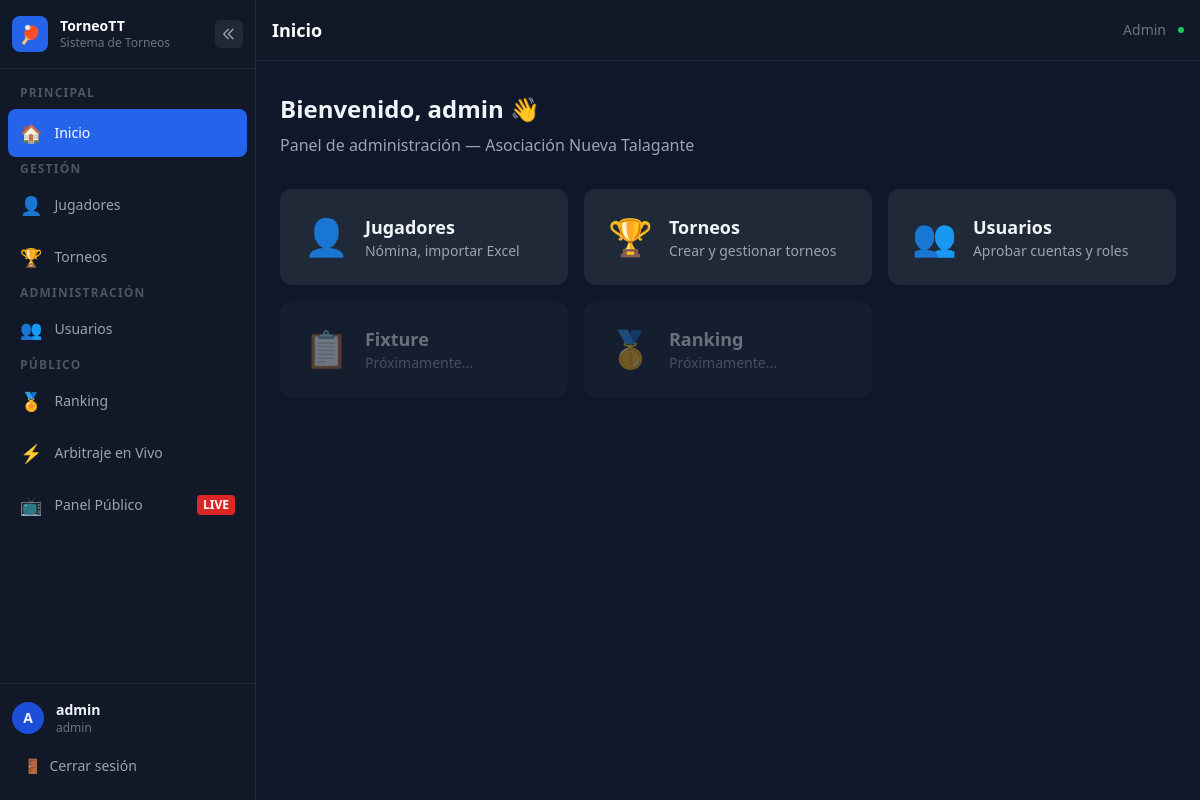
/dashboard (signed in), run on the app's committed database.
### app/models.py (models this page shows)
class Usuario(UserMixin, db.Model):
    id = db.Column(db.Integer, primary_key=True)
    username = db.Column(db.String(50), unique=True, nullable=False)
    password = db.Column(db.String(200), nullable=False)
    rol = db.Column(db.String(20), default='jugador')
    activo = db.Column(db.Boolean, default=False)
    aprobado = db.Column(db.Boolean, default=False)
    jugador_id = db.Column(db.Integer, db.ForeignKey('jugador.id'), nullable=True)
    creado = db.Column(db.DateTime, default=datetime.utcnow)
    jugador = db.relationship('Jugador', backref='usuario', foreign_keys=[jugador_id])

### app/routes.py (the view)
@main.route('/dashboard')
@login_required
def dashboard():
    return render_template('dashboard.html', usuario=current_user)

### app/__init__.py (called while the page is built)
@login_manager.user_loader
def load_user(user_id):
    return Usuario.query.get(int(user_id))

### app/templates/dashboard.html (shortened to what this page needs)
{% extends "base.html" %}
{% block page_title %}Inicio{% endblock %}
{% block content %}
<h2 class="text-2xl font-bold mb-2">Bienvenido, {{ usuario.username }} 👋</h2>
<p class="text-gray-400 mb-8">Panel de administración — Asociación Nueva Talagante</p>
<div class="grid grid-cols-1 md:grid-cols-2 lg:grid-cols-3 gap-4">
    {% if current_user.rol in ['admin', 'arbitro'] %}
    <a href="{{ url_for('main.jugadores') }}"
        class="bg-gray-800 hover:bg-gray-700 rounded-xl p-6 flex items-center gap-4 transition">
        <span class="text-4xl">👤</span>
        <div>
            <p class="font-bold text-lg">Jugadores</p>
            <p class="text-gray-400 text-sm">Nómina, importar Excel</p>
        </div>
    </a>
    <a href="{{ url_for('main.torneos') }}"
        class="bg-gray-800 hover:bg-gray-700 rounded-xl p-6 flex items-center gap-4 transition">
        <span class="text-4xl">🏆</span>
        <div>
            <p class="font-bold text-lg">Torneos</p>
            <p class="text-gray-400 text-sm">Crear y gestionar torneos</p>
        </div>
    </a>
    {% endif %}
    {% if current_user.rol == 'admin' %}
    <a href="{{ url_for('main.admin_usuarios') }}"
        class="bg-gray-800 hover:bg-gray-700 rounded-xl p-6 flex items-center gap-4 transition">
        <span class="text-4xl">👥</span>
        <div>
            <p class="font-bold text-lg">Usuarios</p>
            <p class="text-gray-400 text-sm">Aprobar cuentas y roles</p>
        </div>
    </a>
    {% endif %}
    <div class="bg-gray-800 rounded-xl p-6 flex items-center gap-4 opacity-40 cursor-not-allowed">
        <span class="text-4xl">📋</span>
        <div><p class="font-bold text-lg">Fixture</p><p class="text-gray-400 text-sm">Próximamente...</p></div>
    </div>
    <div class="bg-gray-800 rounded-xl p-6 flex items-center gap-4 opacity-40 cursor-not-allowed">
        <span class="text-4xl">🥇</span>
        <div><p class="font-bold text-lg">Ranking</p><p class="text-gray-400 text-sm">Próximamente...</p></div>
    </div>
</div>
{% endblock %}

### app/templates/base.html (shortened to what this page needs)
<!DOCTYPE html>
<html lang="es">
<head>
    <script src="https://cdn.tailwindcss.com"></script>
</head>
<body class="min-h-screen flex">
<aside id="sidebar" class="min-h-screen bg-gray-900 border-r border-gray-800 flex flex-col fixed left-0 top-0 z-50 overflow-hidden">
    <div class="px-3 py-4 border-b border-gray-800">
        <div class="logo-wrapper flex items-center gap-3">
            <div class="logo-icon w-9 h-9 bg-blue-600 rounded-lg flex items-center justify-center text-lg font-black flex-shrink-0">🏓</div>
            <div class="logo-text flex-1 min-w-0">
                <p class="font-black text-white text-sm leading-tight">TorneoTT</p>
                <p class="text-gray-500 text-xs">Sistema de Torneos</p>
            </div>
            <button id="toggle-btn" onclick="toggleSidebar()"
                class="hidden md:flex w-7 h-7 rounded-md bg-gray-800 hover:bg-gray-700 items-center justify-center text-gray-400 hover:text-white flex-shrink-0 transition">
                <svg id="toggle-icon" xmlns="http://www.w3.org/2000/svg" class="w-4 h-4" fill="none" viewBox="0 0 24 24" stroke="currentColor">
                    <path stroke-linecap="round" stroke-linejoin="round" stroke-width="2" d="M11 19l-7-7 7-7M18 19l-7-7 7-7"/>
                </svg>
            </button>
        </div>
    </div>
    <nav class="flex-1 px-2 py-4 space-y-1 overflow-y-auto overflow-x-hidden">
        <p class="sidebar-section-label text-gray-600 text-xs uppercase tracking-widest font-bold px-3 mb-2">Principal</p>
        <a href="{{ url_for('main.dashboard') }}" data-tooltip="Inicio"
            class="nav-link flex items-center gap-3 px-3 py-2.5 rounded-lg text-sm font-medium
            {% if request.endpoint == 'main.dashboard' %}nav-active{% else %}text-gray-400{% endif %}">
            <span class="text-lg flex-shrink-0">🏠</span>
            <span class="sidebar-label">Inicio</span>
        </a>
        <p class="sidebar-section-label text-gray-600 text-xs uppercase tracking-widest font-bold px-3 mt-4 mb-2">Gestión</p>
        <a href="{{ url_for('main.jugadores') }}" data-tooltip="Jugadores"
            class="nav-link flex items-center gap-3 px-3 py-2.5 rounded-lg text-sm font-medium
            {% if request.endpoint in ['main.jugadores','main.nuevo_jugador','main.editar_jugador','main.importar_jugadores'] %}nav-active{% else %}text-gray-400{% endif %}">
            <span class="text-lg flex-shrink-0">👤</span>
            <span class="sidebar-label">Jugadores</span>
        </a>
        <a href="{{ url_for('main.torneos') }}" data-tooltip="Torneos"
            class="nav-link flex items-center gap-3 px-3 py-2.5 rounded-lg text-sm font-medium
            {% if request.endpoint in ['main.torneos','main.nuevo_torneo','main.editar_torneo'] %}nav-active{% else %}text-gray-400{% endif %}">
            <span class="text-lg flex-shrink-0">🏆</span>
            <span class="sidebar-label">Torneos</span>
        </a>
        {% set torneo_id_url = request.view_args.get('torneo_id') if request.view_args else None %}
        <p class="sidebar-section-label text-gray-600 text-xs uppercase tracking-widest font-bold px-3 mt-4 mb-2">Administración</p>
        {% if current_user.is_authenticated and current_user.rol == 'admin' %}
        <a href="{{ url_for('main.admin_usuarios') }}" data-tooltip="Usuarios"
            class="nav-link flex items-center gap-3 px-3 py-2.5 rounded-lg text-sm font-medium
            {% if request.endpoint == 'main.admin_usuarios' %}nav-active{% else %}text-gray-400{% endif %}">
            <span class="text-lg flex-shrink-0">👥</span>
            <span class="sidebar-label">Usuarios</span>
        </a>
        {% endif %}
        <p class="sidebar-section-label text-gray-600 text-xs uppercase tracking-widest font-bold px-3 mt-4 mb-2">Público</p>
        <a href="{{ url_for('main.ranking') }}" target="_blank" data-tooltip="Ranking"
            class="nav-link flex items-center gap-3 px-3 py-2.5 rounded-lg text-sm font-medium
            {% if request.endpoint == 'main.ranking' %}nav-active{% else %}text-gray-400{% endif %}">
            <span class="text-lg flex-shrink-0">🏅</span>
            <span class="sidebar-label">Ranking</span>
        </a>
        <a href="{{ url_for('main.panel_publico') }}" target="_blank" data-tooltip="Arbitraje en Vivo"
            class="nav-link flex items-center gap-3 px-3 py-2.5 rounded-lg text-sm font-medium text-gray-400">
            <span class="text-lg flex-shrink-0">⚡</span>
            <span class="sidebar-label">Arbitraje en Vivo</span>
        </a>
        <a href="{{ url_for('main.panel_publico') }}" target="_blank" data-tooltip="Panel Público"
            class="nav-link flex items-center gap-3 px-3 py-2.5 rounded-lg text-sm font-medium text-gray-400">
            <span class="text-lg flex-shrink-0">📺</span>
            <span class="sidebar-label">Panel Público</span>
            <span class="live-badge ml-auto text-xs bg-red-600 text-white px-1.5 py-0.5 rounded font-bold animate-pulse">LIVE</span>
        </a>
    </nav>
    <div class="px-3 py-4 border-t border-gray-800">
        {% if current_user.is_authenticated %}
        <div class="user-wrapper flex items-center gap-3 mb-3">
            <div class="user-avatar w-8 h-8 bg-blue-700 rounded-full flex items-center justify-center text-sm font-bold flex-shrink-0">
                {{ current_user.username[0].upper() }}
            </div>
            <div class="user-info flex-1 min-w-0">
                <p class="text-sm font-semibold truncate">{{ current_user.username }}</p>
                <p class="text-xs text-gray-500">{{ current_user.rol }}</p>
            </div>
        </div>
        <a href="{{ url_for('auth.logout') }}"
            class="logout-btn w-full flex items-center gap-2 px-3 py-2 rounded-lg text-sm text-gray-400 hover:bg-gray-800 hover:text-white transition">
            <span>🚪</span>
            <span class="logout-label">Cerrar sesión</span>
        </a>
        {% endif %}
    </div>
</aside>
<main id="main-content" class="flex-1 flex flex-col min-h-screen">
    <div class="bg-gray-900 border-b border-gray-800 px-4 py-4 flex items-center justify-between sticky top-0 z-30">
        <div class="flex items-center gap-3">
            <h1 class="text-lg font-bold text-white">{% block page_title %}{% endblock %}</h1>
        </div>
        <div class="flex items-center gap-3 text-sm text-gray-500">
            {% if current_user.is_authenticated %}
            <span class="hidden sm:inline">{{ current_user.rol | capitalize }}</span>
            <span class="w-1.5 h-1.5 bg-green-500 rounded-full"></span>
            {% endif %}
        </div>
    </div>
    <div class="px-4 md:px-6 pt-4">
    </div>
    <div class="flex-1 px-4 md:px-6 py-4">
        {% block content %}{% endblock %}
    </div>
</main>
</body>
</html>

### app/templates/base.html (style rules this page uses)
body { background: #0f172a; color: #f1f5f9; font-family: 'Segoe UI', sans-serif; }
.nav-link { transition: all .2s; }
.nav-active { background: #2563eb !important; color: #fff !important; }
#sidebar { transition: width .25s ease, transform .25s ease; width: 256px; }
#main-content { transition: margin-left .25s ease; margin-left: 256px; }
#toggle-btn { transition: transform .25s ease; }

### data on the page
Usuario: username "A", username "admin", rol "admin", rol "Admin"
